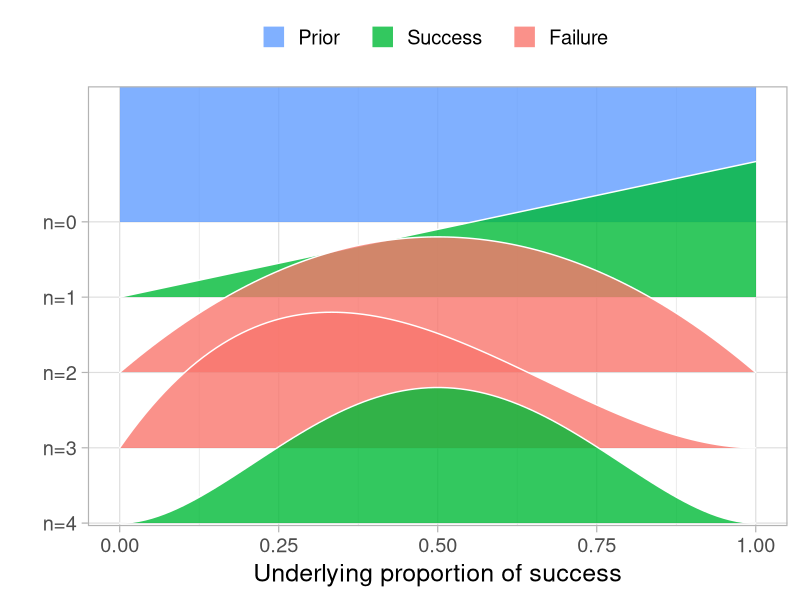
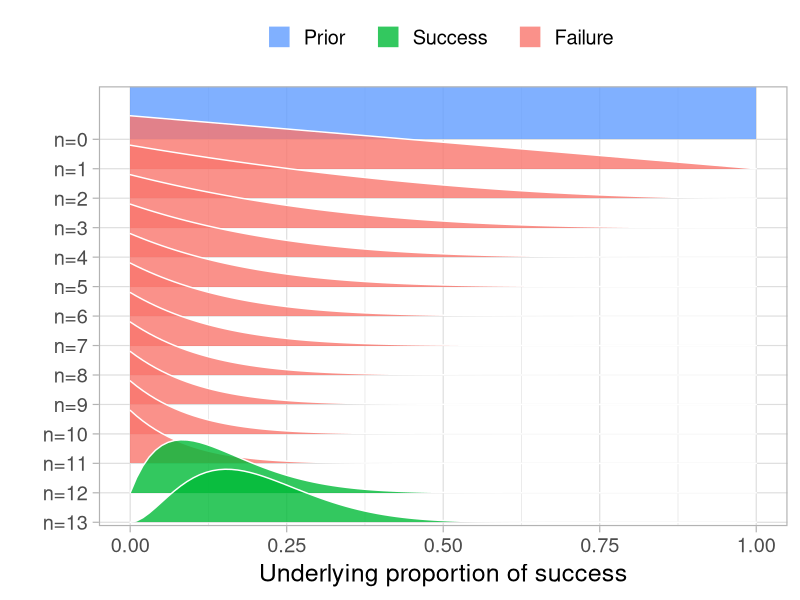
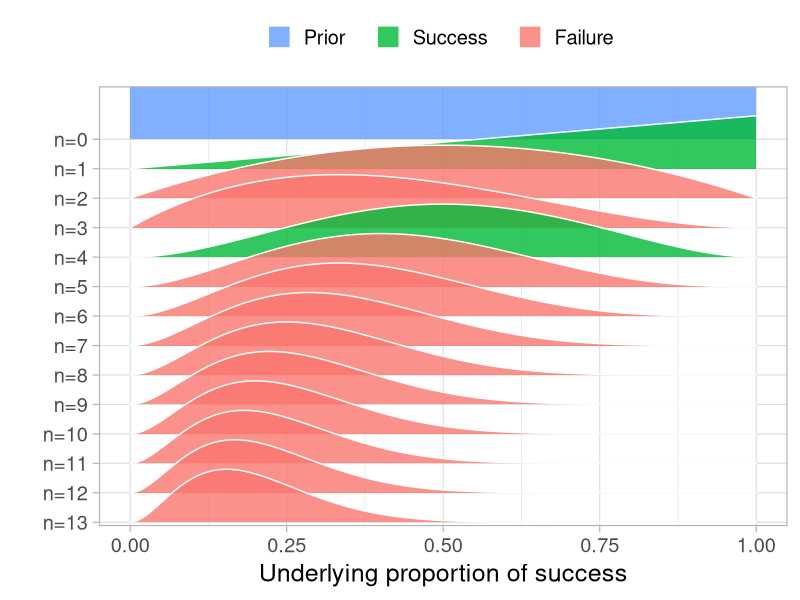
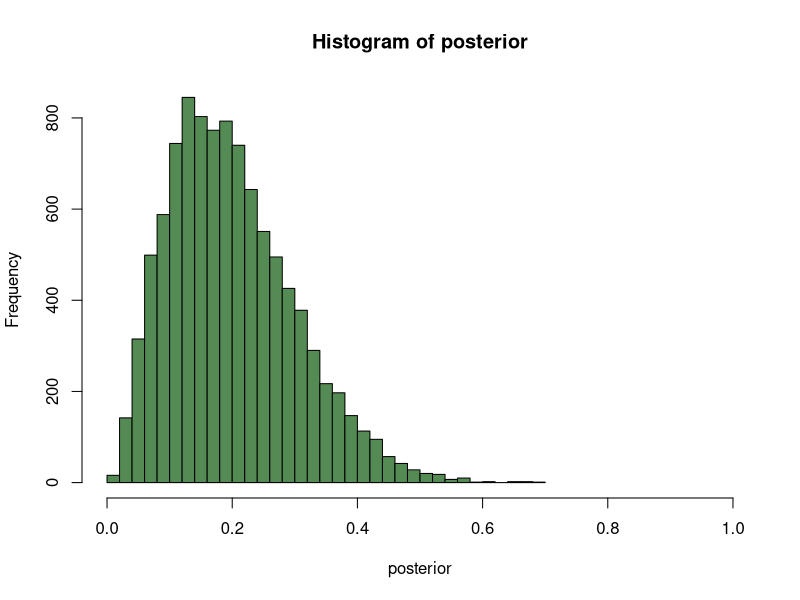
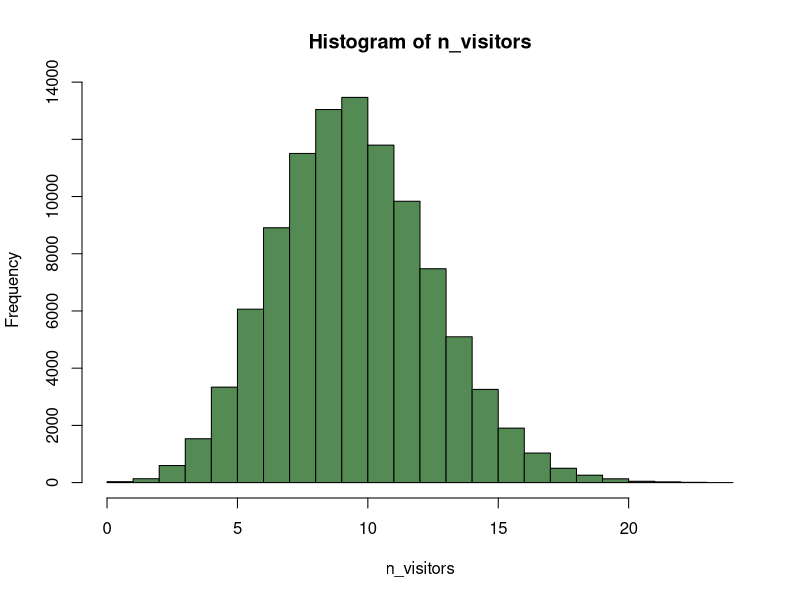
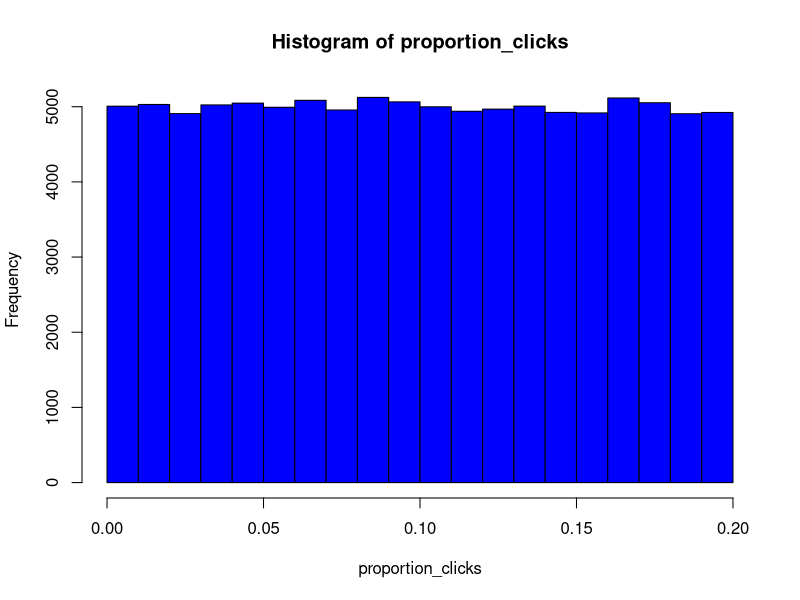
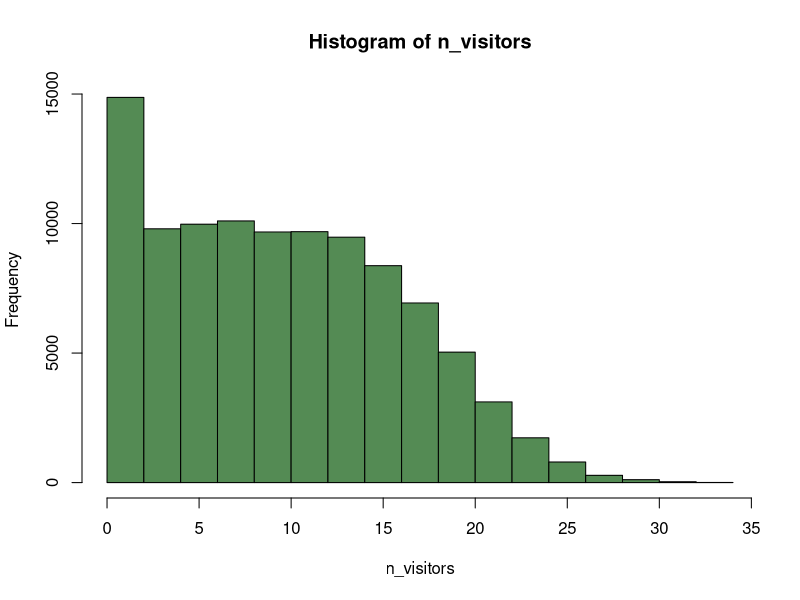
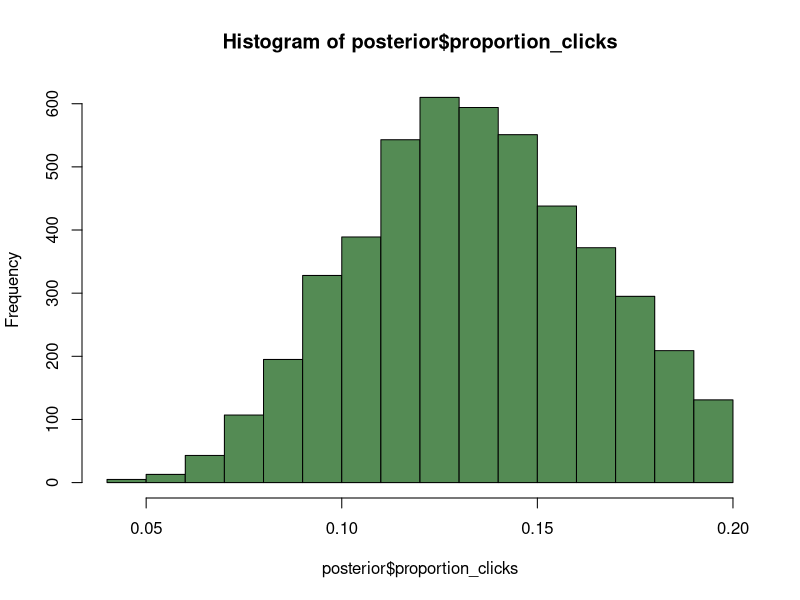

Write the R code that produced these figures, in order.
## ---- chunk 1
knitr::opts_chunk$set(echo = TRUE)
options(repos="https://CRAN.R-project.org")
## ---- chunk 2
library(tidyverse)
library(ggridges)

prop_model <- function (data = c(), prior_prop = c(1, 1), n_draws = 10000, 
    show_plot = TRUE) 
{
    data <- as.logical(data)
    proportion_success <- c(0, seq(0, 1, length.out = 100), 1)
    data_indices <- round(seq(0, length(data), length.out = min(length(data) + 
        1, 20)))
    post_curves <- map_dfr(data_indices, function(i) {
        value <- ifelse(i == 0, "Prior", ifelse(data[i], "Success", 
            "Failure"))
        label <- paste0("n=", i)
        probability <- dbeta(proportion_success, prior_prop[1] + 
            sum(data[seq_len(i)]), prior_prop[2] + sum(!data[seq_len(i)]))
        probability <- probability/max(probability)
        tibble(value, label, proportion_success, probability)
    })
    post_curves$label <- fct_rev(factor(post_curves$label, levels = paste0("n=", 
        data_indices)))
    post_curves$value <- factor(post_curves$value, levels = c("Prior", 
        "Success", "Failure"))
    p <- ggplot(post_curves, aes(x = proportion_success, y = label, 
        height = probability, fill = value)) + geom_density_ridges(stat = "identity", 
        color = "white", alpha = 0.8, panel_scaling = TRUE, size = 1) + 
        scale_y_discrete("", expand = c(0.01, 0)) + scale_x_continuous("Underlying proportion of success") + 
        scale_fill_manual(values = hcl(120 * 2:0 + 15, 100, 65), 
            name = "", drop = FALSE, labels = c("Prior   ", "Success   ", 
                "Failure   ")) + theme_light(base_size = 18) + 
        theme(legend.position = "top")
    if (show_plot) {
        print(p)
    }
    invisible(rbeta(n_draws, prior_prop[1] + sum(data), prior_prop[2] + 
        sum(!data)))
}
## ---- chunk 3
data <- c(1, 0, 0, 1)
prop_model(data)
## ---- chunk 4
# Update the data and rerun prop_model
data = c(rep.int(0, 11), 1, 1)
prop_model(data)
## ---- chunk 5
data = c(1, 0, 0, 1, 0, 0,
         0, 0, 0, 0, 0, 0, 0)
         
# Extract and explore the posterior
posterior <- prop_model(data)
head(posterior)

# Plot the histogram of the posterior
hist(posterior, breaks = 30, xlim = c(0, 1), col = "palegreen4")
## ---- chunk 6
# Calculate the median
median(posterior)
## ---- chunk 7
# Calculate the credible interval
quantile(posterior, c(0.05, 0.95))
## ---- chunk 8
# Calculate the sum
sum(posterior > 0.07)

# Calculate the probability
sum(posterior > 0.07)/length(posterior)
## ---- chunk 9
# The generative zombie drug model

# Set parameters
prop_success <- 0.42
n_zombies <- 100

# Simulating data
data <- c()
for(zombie in 1:n_zombies) {
  data[zombie] <- runif(1, min = 0, max = 1) < prop_success
}

data <- as.numeric(data)
data

# Count cured
data <- sum(data)
data
## ---- chunk 10
# Try out rbinom
rbinom(n = 1, size = 100, prob = 0.42)

# Change the parameters
rbinom(n = 200, size = 100, prob = 0.42)
## ---- chunk 11
# Fill in the parameters
n_samples <- 100000
n_ads_shown <- 100
proportion_clicks <- 0.10
n_visitors <- rbinom(n_samples, size = n_ads_shown, 
                     prob = proportion_clicks)

# Visualize n_visitors
hist(n_visitors, breaks = 25, col = "palegreen4")
## ---- chunk 12
n_samples <- 100000
n_ads_shown <- 100

# Update proportion_clicks
proportion_clicks <- runif(n = n_samples, min = 0.0, max = 0.2)

n_visitors <- rbinom(n = n_samples, size = n_ads_shown, prob = proportion_clicks)
## ---- chunk 13
# Visualize proportion clicks
hist(proportion_clicks, col = "blue")
## ---- chunk 14
# Visualize n_visitors
hist(n_visitors, col = "palegreen4")
## ---- chunk 15
# Create the prior data frame
prior <- data.frame(proportion_clicks, n_visitors)

# Examine the prior data frame
head(prior)
## ---- chunk 16
# Create the posterior data frame
posterior <- prior[prior$n_visitors == 13, ]

# Visualize posterior proportion clicks
hist(posterior$proportion_clicks, col = "palegreen4")
## ---- chunk 17
# Assign posterior to a new variable called prior
prior <- posterior

# Take a look at the first rows in prior
head(prior)

# Replace prior$n_visitors with a new sample and visualize the result
n_samples <-  nrow(prior)
n_ads_shown <- 100
prior$n_visitors <- rbinom(n_samples, size = n_ads_shown,
                           prob = prior$proportion_clicks)
hist(prior$n_visitors, col = "palegreen4")

# Calculate the probability that you will get 5 or more visitors
sum(prior$n_visitors >= 5)/length(prior$n_visitors)
## ---- chunk 18
# Explore using the rbeta function
beta_sample <- rbeta(n = 1000000, shape1 = 1, shape2 = 1)

# Visualize the results
hist(beta_sample, col = "blue")
## ---- chunk 19
# Modify the parameters
beta_sample <- rbeta(n = 1000000, shape1 = -1, shape2 = 1)

# Explore the results
head(beta_sample)
## ---- chunk 20
# Modify the parameters
beta_sample <- rbeta(n = 1000000, shape1 = 100, shape2 = 100)

# Visualize the results
hist(beta_sample, col = "blue")
## ---- chunk 21
# Modify the parameters
beta_sample <- rbeta(n = 1000000, shape1 = 100, shape2 = 20)

# Visualize the results
hist(beta_sample, col = "blue")
## ---- chunk 22
n_draws <- 100000
n_ads_shown <- 100

# Change the prior on proportion_clicks
proportion_clicks <- 
  rbeta(n_draws, shape1 = 5, shape2 = 95)
n_visitors <- 
  rbinom(n_draws, size = n_ads_shown, 
         prob = proportion_clicks)
prior <- 
  data.frame(proportion_clicks, n_visitors)
posterior <- 
  prior[prior$n_visitors == 13, ]

# This plots the prior and the posterior in the same plot
par(mfcol = c(2, 1))
hist(prior$proportion_clicks, 
     xlim = c(0, 0.25))
hist(posterior$proportion_clicks, 
     xlim = c(0, 0.25))
## ---- chunk 23
# Define parameters
n_draws <- 100000
n_ads_shown <- 100
proportion_clicks <- runif(n_draws, min = 0.0, max = 0.2)
n_visitors <- rbinom(n = n_draws, size = n_ads_shown, 
                     prob = proportion_clicks)
prior <- data.frame(proportion_clicks, n_visitors)

# Create the posteriors for video and text ads
posterior_video <- prior[prior$n_visitors == 13, ]
posterior_text <- prior[prior$n_visitors == 6, ]

# Visualize the posteriors
hist(posterior_video$proportion_clicks, xlim = c(0, 0.25))
hist(posterior_text$proportion_clicks, xlim = c(0, 0.25))
## ---- chunk 24
posterior <- data.frame(
    video_prop = posterior_video$proportion_clicks[1:4000],
    text_prop  = posterior_text$proportion_click[1:4000])
    
# Calculate the posterior difference: video_prop - text_prop
posterior$prop_diff <- posterior$video_prop - posterior$text_prop

# Visualize prop_diff
hist(posterior$prop_diff, col = "palegreen4")

# Calculate the median of prop_diff
median(posterior$prop_diff)

# Calculate the proportion
mean(posterior$prop_diff > 0)
## ---- chunk 25
visitor_spend <- 2.53
video_cost <- 0.25
text_cost <- 0.05

# Add the column posterior$video_profit
posterior$video_profit <- posterior$video_prop * visitor_spend - video_cost

# Add the column posterior$text_profit
posterior$text_profit <- posterior$text_prop * visitor_spend - text_cost

# Visualize the video_profit and text_profit columns
par(mfcol = c(2,1))
hist(posterior$video_profit, xlim = c(-0.2, 0.4))
hist(posterior$text_profit, xlim = c(-0.2, 0.4))
## ---- chunk 26
# Add the column posterior$profit_diff
posterior$profit_diff <- posterior$video_profit - posterior$text_profit

# Visualize posterior$profit_diff
hist(posterior$profit_diff)

# Calculate a "best guess" for the difference in profits
median(posterior$profit_diff)

# Calculate the probability that text ads are better than video ads
mean(posterior$profit_diff < 0)
## ---- chunk 27
# Simulate from a Poisson distribution and visualize the result
x <- rpois(n = 10000, lambda = 3)
hist(x)
## ---- chunk 28
x <- rpois(n = 10000, lambda = 11.5)
hist(x)
## ---- chunk 29
mean(x >= 15)
## ---- chunk 30
# Change the model according to instructions
n_draws <- 100000
mean_clicks <- runif(n_draws, min = 0, max = 80)
n_visitors <- rpois(n = n_draws, mean_clicks)

prior <- data.frame(mean_clicks, n_visitors)
posterior <- prior[prior$n_visitors == 19, ]

# Visualize mean_clicks
par(mfcol = c(2,1))
hist(prior$mean_clicks)
hist(posterior$mean_clicks)
## ---- chunk 31
# Calculate the probability of drawing any of the four aces
prob_to_draw_ace <- 1/52 * 4
## ---- chunk 32
# Calculate the probability of picking four aces in a row
prob_to_draw_four_aces <- 4/52 * 3/51 * 2/50 * 1/49
## ---- chunk 33
# Rewrite this code so that it uses dbinom instead of rbinom
n_ads_shown <- 100
proportion_clicks <- 0.1
n_visitors <- rbinom(n = 99999, 
    size = n_ads_shown, prob = proportion_clicks)
prob_13_visitors <- sum(n_visitors == 13) / length(n_visitors)
prob_13_visitors
## ---- chunk 34
n_ads_shown <- 100
proportion_clicks <- 0.1
prob_13_visitors <- dbinom(13, 
    size = n_ads_shown, prob = proportion_clicks)
prob_13_visitors
## ---- chunk 35
# Change the code to calculate probability distribution of n_visitors
n_ads_shown <- 100
proportion_clicks <- 0.1
n_visitors <- 13
prob <- dbinom(n_visitors, 
    size = n_ads_shown, prob = proportion_clicks)
prob
## ---- chunk 36
n_ads_shown <- 100
proportion_clicks <- 0.1
n_visitors <- seq(0, 100, 1)
prob <- dbinom(n_visitors, 
    size = n_ads_shown, prob = proportion_clicks)
prob
## ---- chunk 37
# Plot the distribution
plot(n_visitors, prob, type = "h")
## ---- chunk 38
# Change the code according to the instructions
n_ads_shown <- 100
proportion_clicks <- seq(0, 1, by = 0.01)
n_visitors <- 13
prob <- dbinom(n_visitors, 
    size = n_ads_shown, prob = proportion_clicks)
prob

plot(proportion_clicks, prob, type = "h")
